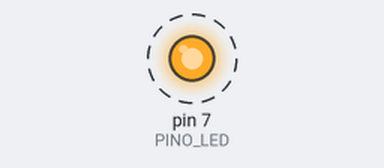
The sketch below on a simulated Arduino Uno, built with avr-gcc and run on an emulated ATmega328P. Shown: output pins drawn as LEDs (lit = HIGH). Dashed ring = blinking.

Above: at 0.5 s.
Timing chart, 0 to 4.6 s (numbered marks = the images above):
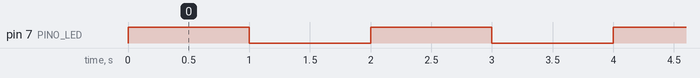

The sketch:

controlo_led.ino
```cpp
/*
Programador......: (C) Lourenço Moreira
Data..................: 17/01/2025
Observações......: Controlo de um led vermelho.
*/

//Constantes
const int PINO_LED = 7;
const int TEMPO_ESPERA_MS = 1000;

//Inicializações
void setup(void) {
pinMode(PINO_LED, OUTPUT);
}

//Programa principal
void loop(void) {
digitalWrite(PINO_LED, HIGH);
delay(TEMPO_ESPERA_MS);
digitalWrite(PINO_LED, LOW);
delay(TEMPO_ESPERA_MS);
}
```

Measured:
- by itself, pin 7 (PINO_LED): alternates HIGH for 1.0 s and LOW for 1.0 s
